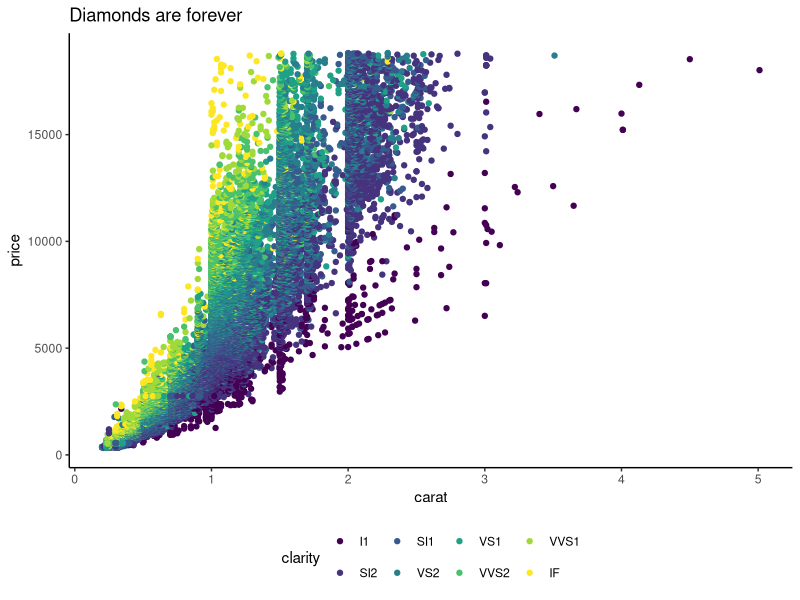

Write R code to recreate this figure.
library(tidyverse)

diamonds %>% 
  ggplot(mapping = aes(x = carat, y = price, colour = clarity)) + 
  geom_point() +
  theme_classic() +
  theme(legend.position = 'bottom') +
  ggtitle('Diamonds are forever')
